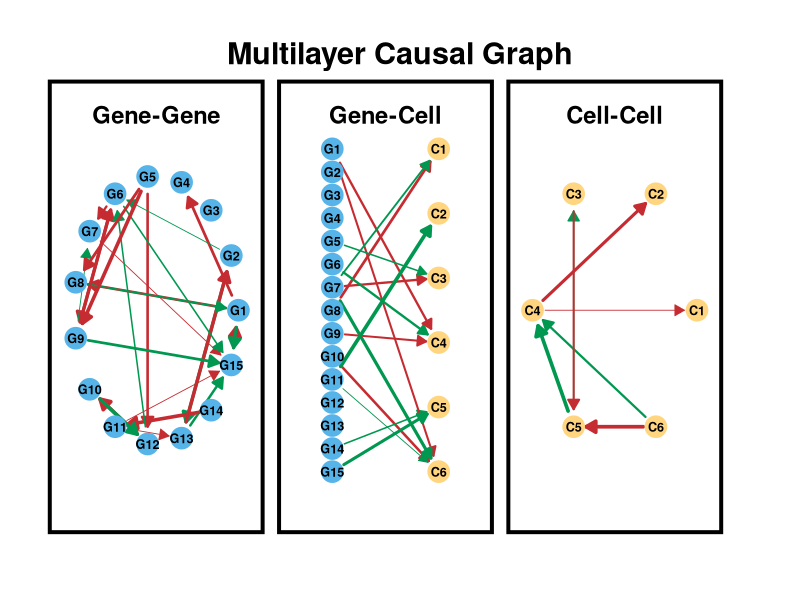
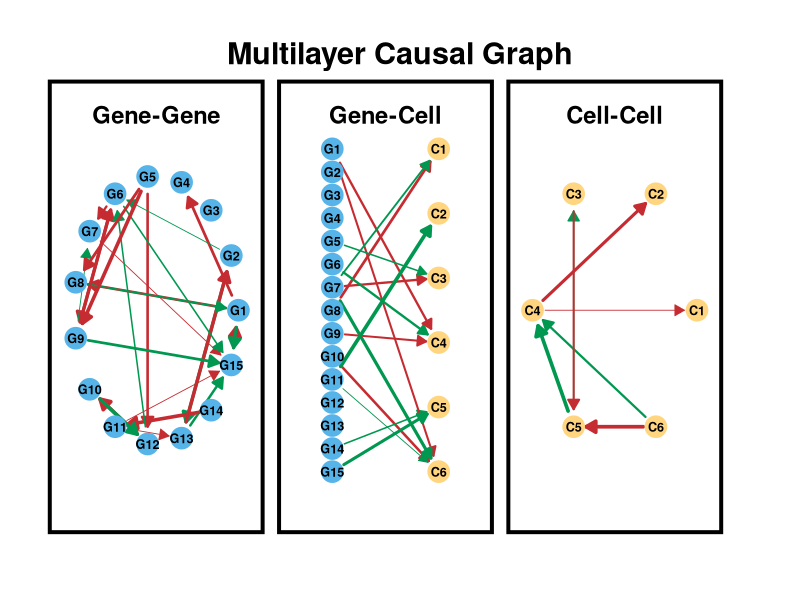

R code for these plots, in order:
setwd("/users/nicholastong/desktop/wavelet_project/without_dwt/without_dwt_matrices")


library(ggplot2)
library(dplyr)
library(tibble)
set.seed(123)

#Simulate 15 genes, 6 cells
num_genes <- 15
num_cells <- 6
gene_names <- paste0("GENE_", seq_len(num_genes))
cell_names <- paste0("CELL_", seq_len(num_cells))
gene_labels <- paste0("G", seq_len(num_genes))
cell_labels <- paste0("C", seq_len(num_cells))
min_width <- 0.3
max_width <- 1.25

#Simulate gene-gene edges
gene_gene_edges <- expand.grid(source = gene_names, target = gene_names, stringsAsFactors = FALSE)
gene_gene_edges <- gene_gene_edges[gene_gene_edges$source != gene_gene_edges$target, ]
gene_gene_edges <- gene_gene_edges[sample(nrow(gene_gene_edges), 30), ]
gene_gene_edges$weight <- round(rnorm(nrow(gene_gene_edges), 0, 0.9), 2)
gene_gene_edges <- gene_gene_edges[abs(gene_gene_edges$weight) > 0.18, ]
gene_gene_edges <- gene_gene_edges[!duplicated(gene_gene_edges[, c("source", "target")]), ]

cell_cell_edges <- expand.grid(source = cell_names, target = cell_names, stringsAsFactors = FALSE)
cell_cell_edges <- cell_cell_edges[cell_cell_edges$source != cell_cell_edges$target, ]
cell_cell_edges <- cell_cell_edges[sample(nrow(cell_cell_edges), 9), ]
cell_cell_edges$weight <- round(rnorm(nrow(cell_cell_edges), 0, 0.9), 2)
cell_cell_edges <- cell_cell_edges[abs(cell_cell_edges$weight) > 0.24, ]
cell_cell_edges <- cell_cell_edges[!duplicated(cell_cell_edges[, c("source", "target")]), ]

gene_cell_edges <- expand.grid(gene = gene_names, cell = cell_names, stringsAsFactors=FALSE)
gene_cell_edges <- gene_cell_edges[sample(nrow(gene_cell_edges), 20), ]
gene_cell_edges <- gene_cell_edges[!duplicated(gene_cell_edges[,c("gene","cell")]), ]
gene_cell_edges$weight <- round(rnorm(nrow(gene_cell_edges), 0, 1.15), 2)
gene_cell_edges <- gene_cell_edges[abs(gene_cell_edges$weight) > 0.22, ]
gene_cell_edges <- gene_cell_edges[!duplicated(gene_cell_edges[, c("gene", "cell")]), ]
gene_cell_edges <- gene_cell_edges %>% rename(source = gene, target = cell)

#Layout
gap_wide <- 0.17
panel_width <- 2.2
panel_left <- c(0, panel_width + gap_wide, 2*(panel_width + gap_wide))
x_panels <- c(panel_left[1], panel_left[2], panel_left[3])

# Update box y-limits allowing space for internal titles above graphs
box_ymin <- -1.65
box_ymax <- 1.7   # slightly taller box to fit title inside top
title_y <- box_ymax - 0.18  # title inside top, 0.18 units below top border

#Gene-gene graph (left panel)
angle_g <- seq(0, 2*pi, length.out = num_genes + 1)[1:num_genes]
x_gene <- cos(angle_g) * 0.85 + x_panels[1] + panel_width/2
y_gene <- sin(angle_g)
layout_gene <- tibble(
  name = gene_names, label = gene_labels,
  x = x_gene, y = y_gene, color = "#56B4E9"
)

#Cell-cell graph (right panel)
angle_c <- seq(0, 2*pi, length.out = num_cells + 1)[1:num_cells]
x_cell <- cos(angle_c) * 0.85 + x_panels[3] + panel_width/2
y_cell <- sin(angle_c)
layout_cell <- tibble(
  name = cell_names, label = cell_labels,
  x = x_cell, y = y_cell, color = "#FFD580"
)

#Bipartite gene-cell (center panel)
center_panel_left <- x_panels[2]
center_panel_right <- x_panels[2] + panel_width
x_gene_gc <- center_panel_left + 0.55
x_cell_gc <- center_panel_right - 0.55
y_gene_gc <- seq(1.2, -1.2, length.out = num_genes)
y_cell_gc <- seq(1.2, -1.2, length.out = num_cells)
layout_gene_gc <- tibble(
  name = gene_names, label = gene_labels, x = x_gene_gc, y = y_gene_gc, color = "#56B4E9"
)
layout_cell_gc <- tibble(
  name = cell_names, label = cell_labels, x = x_cell_gc, y = y_cell_gc, color = "#FFD580"
)
layout_gc <- bind_rows(layout_gene_gc, layout_cell_gc)

boxes <- tibble(
  xmin = x_panels,
  xmax = x_panels + panel_width,
  ymin = box_ymin,
  ymax = box_ymax
)

#Split segments
offset <- 0.13
make_split_segment <- function(layout, from, to, weight, offset) {
  x1 <- layout$x[layout$name == from]; y1 <- layout$y[layout$name == from]
  x2 <- layout$x[layout$name == to]; y2 <- layout$y[layout$name == to]
  dx <- x2 - x1; dy <- y2 - y1
  dist <- sqrt(dx^2 + dy^2)
  ux <- dx / dist; uy <- dy / dist
  x_start <- x1 + ux * offset; y_start <- y1 + uy * offset
  x_end <- x2 - ux * offset; y_end <- y2 - uy * offset
  edge_col <- ifelse(weight > 0, "#009851", "#C52C32")
  edge_size <- min(max_width, max(min_width, abs(weight)))
  data.frame(x_start = x_start, y_start = y_start, x_end = x_end, y_end = y_end,
             color = edge_col, size = edge_size, weight = weight)
}
gene_gene_edges_df <- bind_rows(
  mapply(function(f, t, w) make_split_segment(layout_gene, f, t, w, offset),
         gene_gene_edges$source, gene_gene_edges$target, gene_gene_edges$weight, SIMPLIFY = FALSE)
)
cell_cell_edges_df <- bind_rows(
  mapply(function(f, t, w) make_split_segment(layout_cell, f, t, w, offset),
         cell_cell_edges$source, cell_cell_edges$target, cell_cell_edges$weight, SIMPLIFY = FALSE)
)
gene_cell_edges_df <- gene_cell_edges %>%
  left_join(layout_gc %>% select(name, x_source = x, y_source = y), by = c("source" = "name")) %>%
  left_join(layout_gc %>% select(name, x_target = x, y_target = y), by = c("target" = "name")) %>%
  rowwise() %>% mutate(
    dx = x_target - x_source, dy = y_target - y_source, dist = sqrt(dx^2 + dy^2),
    ux = dx / dist, uy = dy / dist,
    x_start = x_source + ux * offset, y_start = y_source + uy * offset,
    x_end = x_target - ux * offset, y_end = y_target - uy * offset
  ) %>% ungroup()
gene_cell_edges_df$color <- ifelse(gene_cell_edges_df$weight > 0, "#009851", "#C52C32")
gene_cell_edges_df$size <- min_width + (abs(gene_cell_edges_df$weight) - min(abs(gene_cell_edges_df$weight))) *
  (max_width - min_width) / (max(abs(gene_cell_edges_df$weight)) - min(abs(gene_cell_edges_df$weight)) + 1e-9)

#Plot
p <- ggplot() +
  #Boxes
  geom_rect(data = boxes, aes(xmin = xmin, xmax = xmax, ymin = ymin, ymax = ymax),
            fill = NA, color = "black", linewidth = 1.35) +
  
  #Graph Titles
  geom_text(aes(x = x_panels + panel_width / 2, y = title_y,
                label = c("Gene-Gene", "Gene-Cell", "Cell-Cell")),
            fontface = "bold", family = "Helvetica", size = 6, color = "black", vjust = 1) +
  
  #Gene-gene panel
  geom_segment(data = gene_gene_edges_df,
               aes(x = x_start, y = y_start, xend = x_end, yend = y_end, color = color, size = size),
               arrow = arrow(length = unit(0.28, "cm"), type = "closed"),
               lineend = "round", show.legend = FALSE) +
  geom_point(data = layout_gene, aes(x = x, y = y, color = color), size = 7) +
  geom_text(data = layout_gene, aes(x = x, y = y, label = label),
            color = "black", family = "Helvetica", fontface = "bold", size = 3.2) +
  
  #Cell-cell panel
  geom_segment(data = cell_cell_edges_df,
               aes(x = x_start, y = y_start, xend = x_end, yend = y_end, color = color, size = size),
               arrow = arrow(length = unit(0.28, "cm"), type = "closed"),
               lineend = "round", show.legend = FALSE) +
  geom_point(data = layout_cell, aes(x = x, y = y, color = color), size = 7) +
  geom_text(data = layout_cell, aes(x = x, y = y, label = label),
            color = "black", family = "Helvetica", fontface = "bold", size = 3.2) +
  
  #Gene-cell center panel
  geom_segment(data = gene_cell_edges_df,
               aes(x = x_start, y = y_start, xend = x_end, yend = y_end, color = color, size = size),
               arrow = arrow(length = unit(0.25, "cm"), type = "closed"),
               lineend = "round", show.legend = FALSE) +
  geom_point(data = layout_gene_gc, aes(x = x, y = y, color = color), size = 7) +
  geom_text(data = layout_gene_gc, aes(x = x, y = y, label = label),
            color = "black", family = "Helvetica", fontface = "bold", size = 3.2) +
  geom_point(data = layout_cell_gc, aes(x = x, y = y, color = color), size = 7) +
  geom_text(data = layout_cell_gc, aes(x = x, y = y, label = label),
            color = "black", family = "Helvetica", fontface = "bold", size = 3.2) +
  
  scale_color_identity() +
  scale_size(range = c(min_width, max_width)) +
  
  scale_x_continuous(limits = c(-0.3, max(x_panels + panel_width) + 0.6), expand = c(0,0)) +
  scale_y_continuous(limits = c(box_ymin - 0.35, box_ymax + 0.18), expand = c(0,0)) +
  
  theme_void() +
  ggtitle("Multilayer Causal Graph") +
  theme(
    plot.title = element_text(family = "Helvetica", size = 22, face = "bold", hjust = 0.5, vjust = -1),
    plot.margin = margin(15, 15, 15, 15)
  )

ggsave("simulatedmultilayergraph.png", p, width = 16, height = 7, dpi = 300)
print(p)
